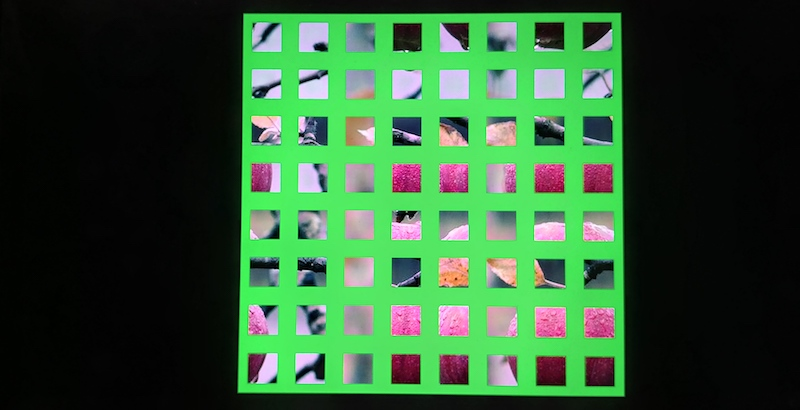
%> input picture TestPhotos/appleFS.jpg, 800 x 410 px
$ octave EdgeDetectionTesting.m   (GNU Octave 9; MATLAB toolbox functions it lacks are replaced by stand-ins)
%> lines starting %> are read from the running program, lines starting %| are printed output that depends on the picture; in (x1, y1, x2, y2) boxes, pixels count from 0 and x2, y2 are one past the last pixel; in counts of white or black regions, pixels touching at a corner belong together; the program's own positions count from 1

% [49 lines of commented-out code are left out]


tEdge=cputime;
I = imread('TestPhotos/appleFS.jpg');
%> I is the input picture: size 410x800x3 uint8; mean R, G, B 48, 87, 52.1
BW = im2bw(I);
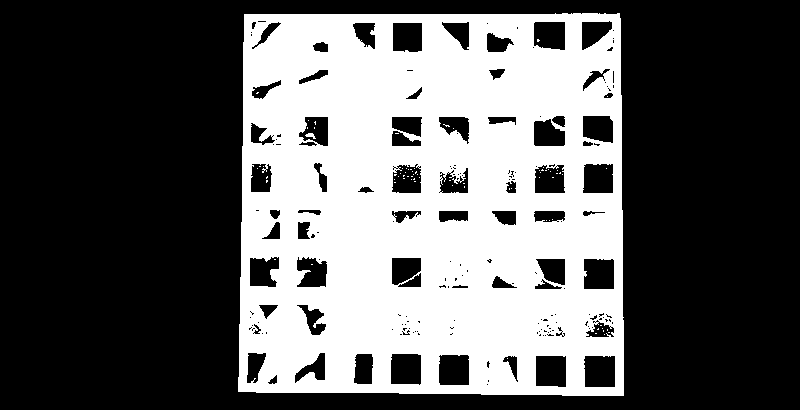
%> BW: size 410x800 logical; 37% white; 74 white regions (72 under 20 px), largest, box (x1, y1, x2, y2) and area: (238, 13, 624, 396) 121227, (305, 133, 316, 139) 36
imshow(BW);
dim = size(BW);
%> dim = [410 800]
col = round(dim(2)/2)-90;
%> col = 310
row = min(find(BW(:,col)));
%> row = 15
boundary = bwtraceboundary(BW,[row, col],'N');
%> boundary = 1520 rows, first 12: [15 310; 15 311; 15 312; 15 313; 15 314; 15 315; 15 316; 15 317; 15 318; 15 319; 15 320; 15 321]
tEdgeEnd=(cputime-tEdge)
figure('Name','Border image');
imshow(I)
hold on;
plot(boundary(:,2),boundary(:,1),'g','LineWidth',3);
BW_filled = imfill(BW,'holes');
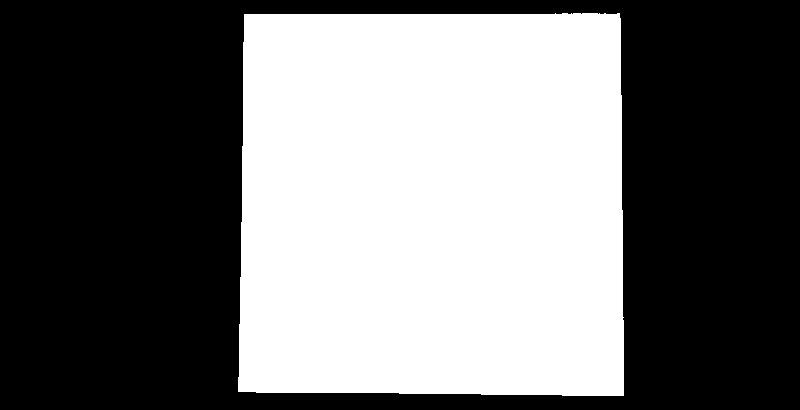
%> BW_filled: size 410x800 logical; 44.2% white; 1 white region, box (x1, y1, x2, y2) and area: (238, 13, 624, 396) 144854
boundaries = bwboundaries(BW_filled);
%> boundaries = 1 boundary; box (x1, y1, x2, y2) and points: (238, 13, 624, 396) 1520

for k=1:1
   b = boundaries{k};
   plot(b(:,2),b(:,1),'r','LineWidth',3);
end
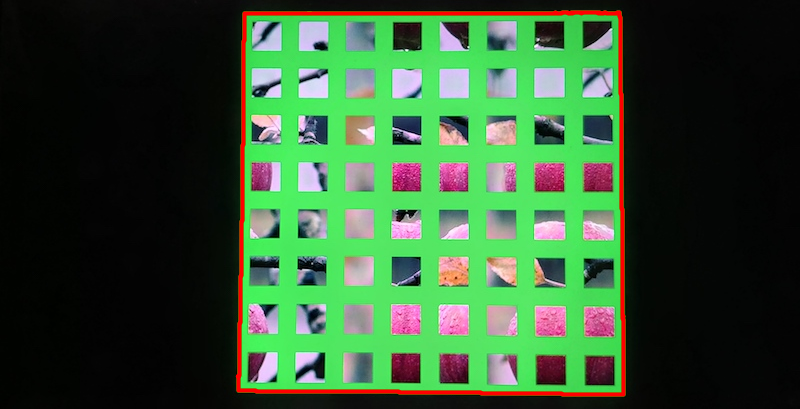
%> figure redrawn from the program's plot data
